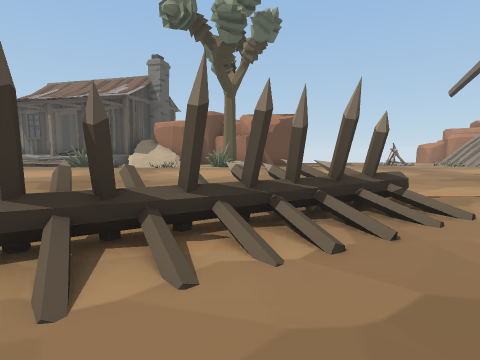
View 1 (above)

22 first-person views from a walk through a Unity game level. The camera is 1.5 m above the floor, tilts 6° down and sees 80° across. Doors are open. The floor is counted in squares, 2 m on a side. Each view is taken from the middle of a square. On the plan, view 1 faces up. The plan holds only what a view shows up to about 10 squares ahead; the rest is blank. The place goes on beyond the plan. The player character is not drawn.

View 2
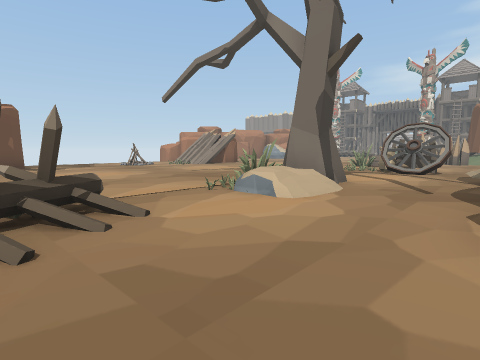

View 3
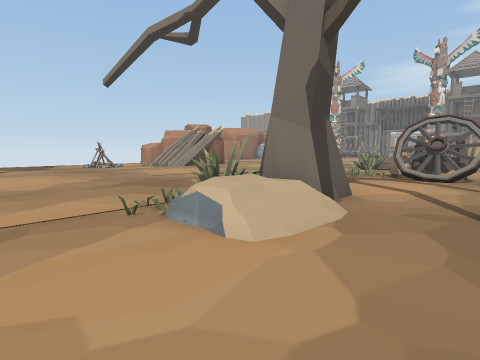

View 4
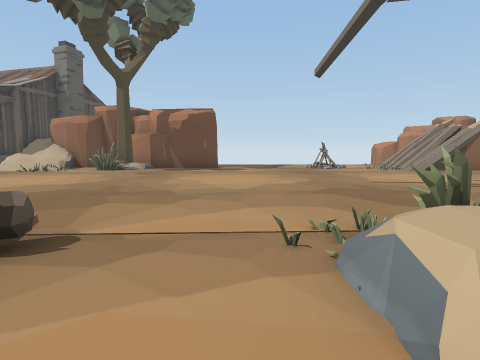

View 5
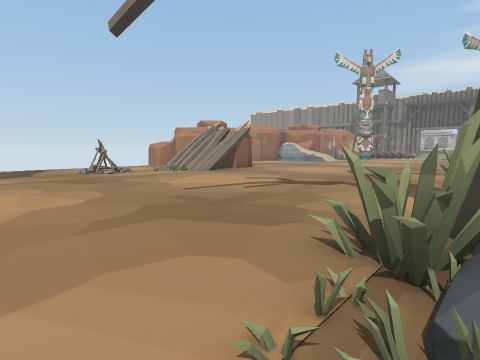

View 6
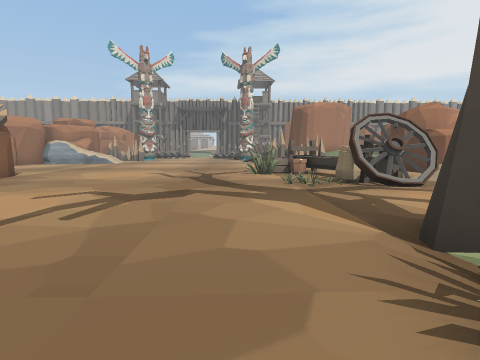

View 7
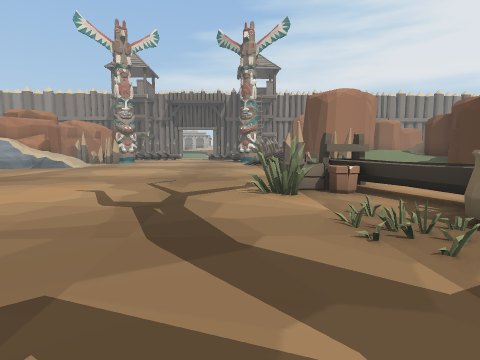

View 8
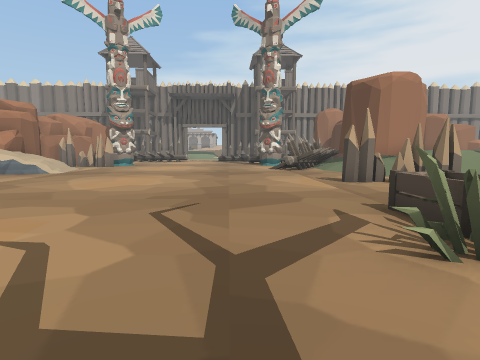

View 9
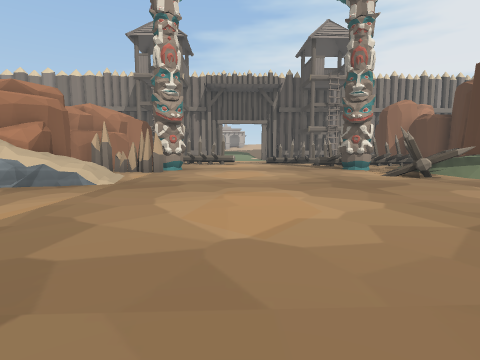

View 10
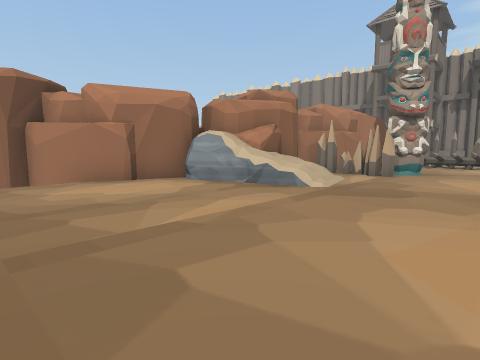

View 11
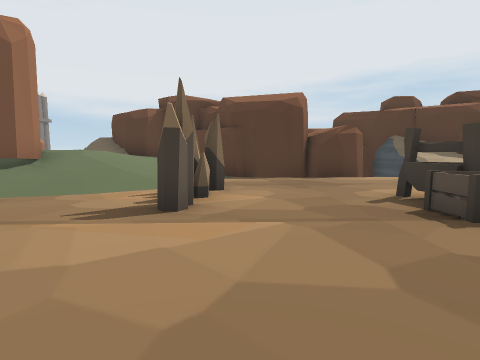

View 12
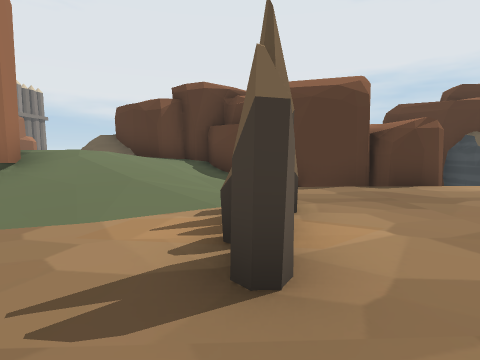

View 13
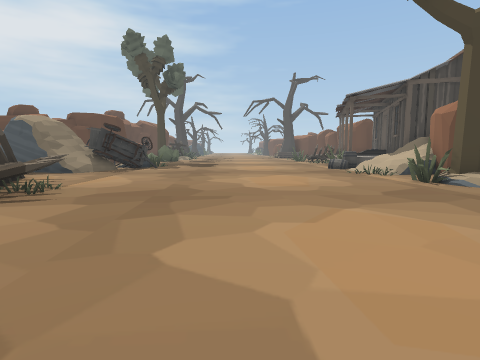

View 14
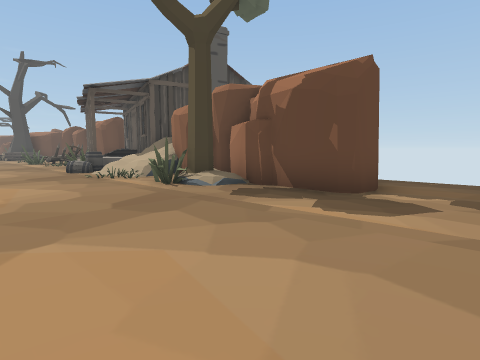

View 15
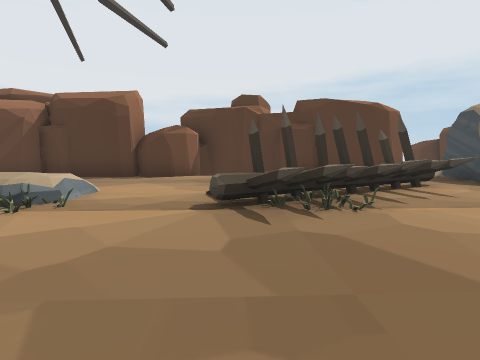

View 16
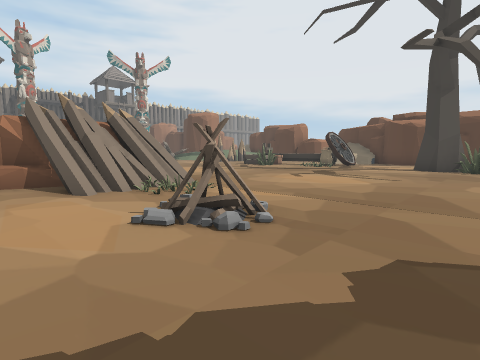

View 17
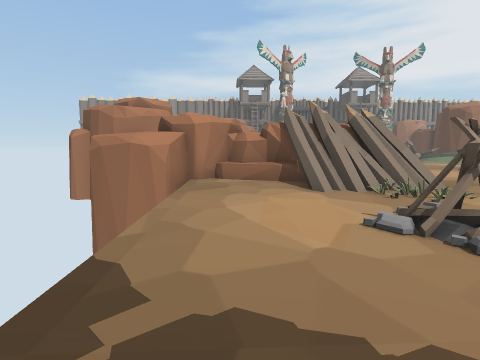

View 18
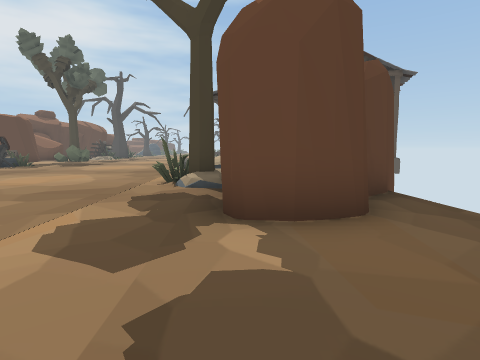

View 19
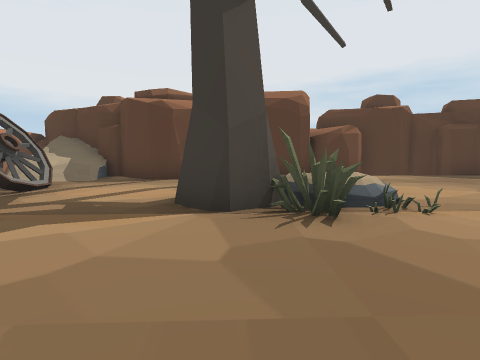

View 20
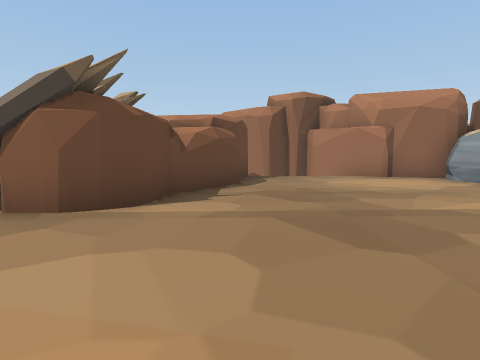

View 21
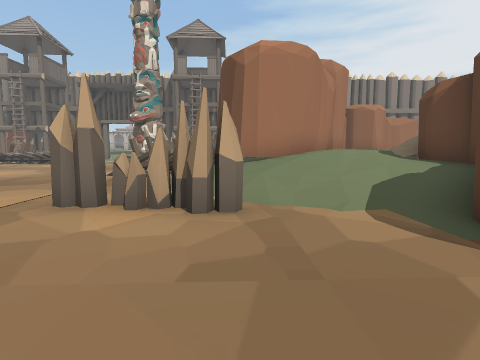

View 22
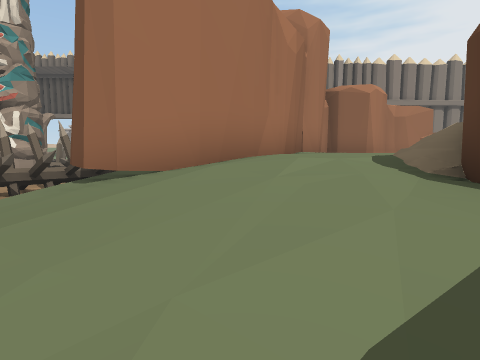

### Floor plan
Key: @ floor where view 1 was taken; # wall or solid block; x gap in a wall; . main floor; : floor 1.5 m higher than the main floor; / step, stairs or slope; = window, fence, low wall or low ledge; ^ raised ledge; v drop or lower ground; C campfire.
Columns run from 4 left of view 1 to 25 right of it. Each row starts with its distance up from view 1.
 18                 ## #####
 17      #v     .....###...###
 16      #...........###.....##  #
 15 #### ###..../...###......### #
 14 /x.#####...C/./####......=//.#
 13 /x.##......../=###.......//..#
 12 .=............................
 11 ..............................
 10 ..............................
  9 ..............................
  8 ..............................
  7 ..............................
  6 ..............................
  5 ..........#.......#=......=##.
  4 ....###..=##....x.^#...#...###
  3 #.####=..///...##^^....#.///##
  2 #.=##..........##......#///##
  1 #..............///.....////##
  0 #.#.@...#######///####//////##
 -1 #########     ##/v#####////::#
 -2                ####   ##////::
 -3                        ####//
 -4                           ##

Positions as (right, up) in squares from view 1, and headings:
1: (0, 0), facing up
2: (1, 0), facing up-right
3: (3, 1), facing up-right
4: (4, 2), facing up
5: (4, 4), facing up-right
6: (5, 6), facing right
7: (9, 6), facing right
8: (12, 7), facing right
9: (15, 10), facing right
10: (16, 10), facing up-right
11: (18, 8), facing down
12: (19, 6), facing down
13: (6, 8), facing left
14: (5, 9), facing up-left
15: (2, 8), facing down
16: (5, 16), facing down-right
17: (5, 16), facing right
18: (6, 14), facing left
19: (7, 8), facing down
20: (15, 9), facing up
21: (15, 2), facing right
22: (19, 0), facing right
